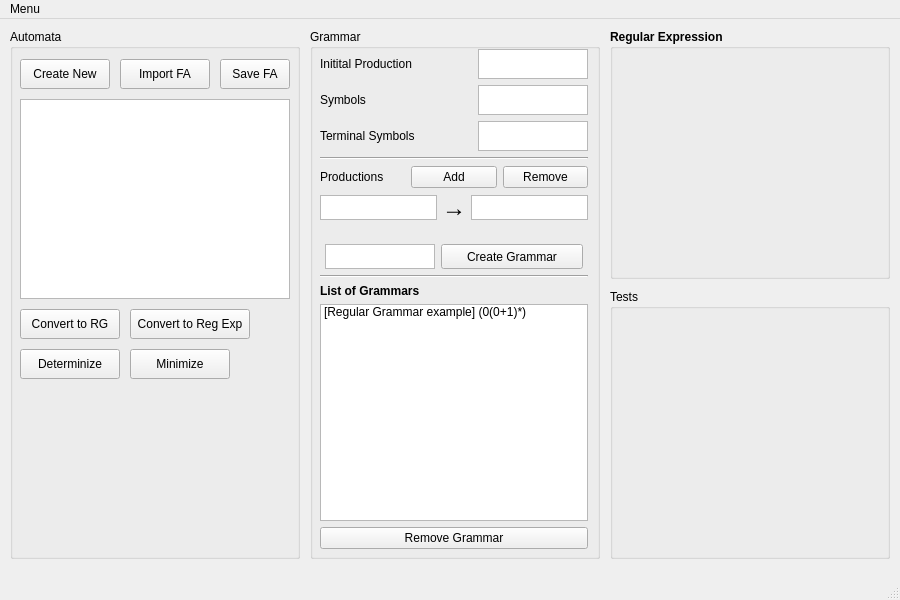
<?xml version="1.0" encoding="UTF-8"?>
<ui version="4.0">
 <class>MainWindow</class>
 <widget class="QMainWindow" name="MainWindow">
  <property name="geometry">
   <rect>
    <x>0</x>
    <y>0</y>
    <width>900</width>
    <height>600</height>
   </rect>
  </property>
  <property name="windowTitle">
   <string>MainWindow</string>
  </property>
  <widget class="QWidget" name="centralwidget">
   <widget class="QGroupBox" name="groupBox">
    <property name="geometry">
     <rect>
      <x>10</x>
      <y>10</y>
      <width>290</width>
      <height>530</height>
     </rect>
    </property>
    <property name="title">
     <string>Automata</string>
    </property>
    <property name="flat">
     <bool>false</bool>
    </property>
    <widget class="QTableWidget" name="tableWidget">
     <property name="geometry">
      <rect>
       <x>10</x>
       <y>70</y>
       <width>270</width>
       <height>200</height>
      </rect>
     </property>
    </widget>
    <widget class="QPushButton" name="btn_create_fa">
     <property name="geometry">
      <rect>
       <x>10</x>
       <y>30</y>
       <width>90</width>
       <height>30</height>
      </rect>
     </property>
     <property name="text">
      <string>Create New</string>
     </property>
     <property name="flat">
      <bool>false</bool>
     </property>
    </widget>
    <widget class="QPushButton" name="btn_import_fa">
     <property name="geometry">
      <rect>
       <x>110</x>
       <y>30</y>
       <width>90</width>
       <height>30</height>
      </rect>
     </property>
     <property name="text">
      <string>Import FA</string>
     </property>
     <property name="flat">
      <bool>false</bool>
     </property>
    </widget>
    <widget class="QPushButton" name="btn_convert_fa_gr">
     <property name="geometry">
      <rect>
       <x>10</x>
       <y>280</y>
       <width>100</width>
       <height>30</height>
      </rect>
     </property>
     <property name="text">
      <string>Convert to RG</string>
     </property>
    </widget>
    <widget class="QPushButton" name="btn_save_fa">
     <property name="geometry">
      <rect>
       <x>210</x>
       <y>30</y>
       <width>70</width>
       <height>30</height>
      </rect>
     </property>
     <property name="text">
      <string>Save FA</string>
     </property>
     <property name="flat">
      <bool>false</bool>
     </property>
    </widget>
    <widget class="QPushButton" name="btn_determinize_fa">
     <property name="geometry">
      <rect>
       <x>10</x>
       <y>320</y>
       <width>100</width>
       <height>30</height>
      </rect>
     </property>
     <property name="text">
      <string>Determinize</string>
     </property>
    </widget>
    <widget class="QPushButton" name="btn_minimize_fa">
     <property name="geometry">
      <rect>
       <x>120</x>
       <y>320</y>
       <width>100</width>
       <height>30</height>
      </rect>
     </property>
     <property name="text">
      <string>Minimize</string>
     </property>
    </widget>
    <widget class="QPushButton" name="btn_convert_fa_regex">
     <property name="geometry">
      <rect>
       <x>120</x>
       <y>280</y>
       <width>120</width>
       <height>30</height>
      </rect>
     </property>
     <property name="text">
      <string>Convert to Reg Exp</string>
     </property>
    </widget>
   </widget>
   <widget class="QGroupBox" name="GrammarGroupBox">
    <property name="geometry">
     <rect>
      <x>310</x>
      <y>10</y>
      <width>290</width>
      <height>530</height>
     </rect>
    </property>
    <property name="font">
     <font>
      <weight>50</weight>
      <bold>false</bold>
     </font>
    </property>
    <property name="title">
     <string>Grammar</string>
    </property>
    <property name="flat">
     <bool>false</bool>
    </property>
    <widget class="QWidget" name="verticalLayoutWidget_3">
     <property name="geometry">
      <rect>
       <x>10</x>
       <y>20</y>
       <width>268</width>
       <height>500</height>
      </rect>
     </property>
     <layout class="QVBoxLayout" name="verticalLayout_2">
      <item>
       <layout class="QVBoxLayout" name="grammar_creation_vlayout">
        <item>
         <layout class="QHBoxLayout" name="horizontalLayout_4">
          <property name="bottomMargin">
           <number>0</number>
          </property>
          <item>
           <widget class="QLabel" name="initialProdLabel">
            <property name="text">
             <string>Initital Production</string>
            </property>
            <property name="margin">
             <number>5</number>
            </property>
           </widget>
          </item>
          <item>
           <widget class="QTextEdit" name="initial_prod_textEdit">
            <property name="maximumSize">
             <size>
              <width>110</width>
              <height>30</height>
             </size>
            </property>
            <property name="font">
             <font>
              <pointsize>12</pointsize>
              <weight>50</weight>
              <bold>false</bold>
             </font>
            </property>
            <property name="verticalScrollBarPolicy">
             <enum>Qt::ScrollBarAlwaysOff</enum>
            </property>
            <property name="horizontalScrollBarPolicy">
             <enum>Qt::ScrollBarAsNeeded</enum>
            </property>
            <property name="sizeAdjustPolicy">
             <enum>QAbstractScrollArea::AdjustToContentsOnFirstShow</enum>
            </property>
           </widget>
          </item>
         </layout>
        </item>
        <item>
         <layout class="QHBoxLayout" name="horizontalLayout_5">
          <item>
           <widget class="QLabel" name="symbolsLabel">
            <property name="text">
             <string>Symbols</string>
            </property>
            <property name="margin">
             <number>5</number>
            </property>
           </widget>
          </item>
          <item>
           <widget class="QTextEdit" name="symbolsTextEdit">
            <property name="sizePolicy">
             <sizepolicy hsizetype="Expanding" vsizetype="Expanding">
              <horstretch>0</horstretch>
              <verstretch>0</verstretch>
             </sizepolicy>
            </property>
            <property name="maximumSize">
             <size>
              <width>110</width>
              <height>30</height>
             </size>
            </property>
            <property name="font">
             <font>
              <pointsize>12</pointsize>
              <weight>50</weight>
              <bold>false</bold>
              <kerning>true</kerning>
             </font>
            </property>
            <property name="layoutDirection">
             <enum>Qt::LeftToRight</enum>
            </property>
            <property name="verticalScrollBarPolicy">
             <enum>Qt::ScrollBarAlwaysOff</enum>
            </property>
           </widget>
          </item>
         </layout>
        </item>
        <item>
         <layout class="QHBoxLayout" name="horizontalLayout_10">
          <property name="bottomMargin">
           <number>0</number>
          </property>
          <item>
           <widget class="QLabel" name="terminalsLabel">
            <property name="text">
             <string>Terminal Symbols   </string>
            </property>
            <property name="margin">
             <number>5</number>
            </property>
           </widget>
          </item>
          <item>
           <widget class="QTextEdit" name="terminalsTextEdit">
            <property name="maximumSize">
             <size>
              <width>110</width>
              <height>30</height>
             </size>
            </property>
            <property name="font">
             <font>
              <pointsize>12</pointsize>
              <weight>50</weight>
              <bold>false</bold>
             </font>
            </property>
            <property name="verticalScrollBarPolicy">
             <enum>Qt::ScrollBarAlwaysOff</enum>
            </property>
           </widget>
          </item>
         </layout>
        </item>
        <item>
         <widget class="Line" name="line">
          <property name="orientation">
           <enum>Qt::Horizontal</enum>
          </property>
         </widget>
        </item>
        <item>
         <layout class="QHBoxLayout" name="horizontalLayout_12">
          <item>
           <widget class="QLabel" name="prodsLabel">
            <property name="text">
             <string>Productions</string>
            </property>
            <property name="margin">
             <number>5</number>
            </property>
           </widget>
          </item>
          <item>
           <widget class="QPushButton" name="btn_add_prod">
            <property name="text">
             <string>Add</string>
            </property>
           </widget>
          </item>
          <item>
           <widget class="QPushButton" name="btn_remove_prod">
            <property name="text">
             <string>Remove</string>
            </property>
           </widget>
          </item>
         </layout>
        </item>
        <item>
         <layout class="QVBoxLayout" name="productionsLayout">
          <property name="spacing">
           <number>5</number>
          </property>
          <property name="bottomMargin">
           <number>0</number>
          </property>
          <item>
           <layout class="QHBoxLayout" name="productionLayout">
            <item>
             <widget class="QTextEdit" name="prodAlphaTextEdit">
              <property name="maximumSize">
               <size>
                <width>16777215</width>
                <height>25</height>
               </size>
              </property>
              <property name="font">
               <font>
                <pointsize>12</pointsize>
                <weight>50</weight>
                <bold>false</bold>
                <stylestrategy>PreferDefault</stylestrategy>
               </font>
              </property>
              <property name="autoFillBackground">
               <bool>false</bool>
              </property>
              <property name="verticalScrollBarPolicy">
               <enum>Qt::ScrollBarAlwaysOff</enum>
              </property>
             </widget>
            </item>
            <item>
             <widget class="QLabel" name="prodArrowLabel">
              <property name="maximumSize">
               <size>
                <width>16777215</width>
                <height>30</height>
               </size>
              </property>
              <property name="font">
               <font>
                <pointsize>18</pointsize>
                <weight>50</weight>
                <bold>false</bold>
               </font>
              </property>
              <property name="text">
               <string>→</string>
              </property>
             </widget>
            </item>
            <item>
             <widget class="QTextEdit" name="prodBetaTextEdit">
              <property name="maximumSize">
               <size>
                <width>16777215</width>
                <height>25</height>
               </size>
              </property>
              <property name="font">
               <font>
                <pointsize>12</pointsize>
                <weight>50</weight>
                <bold>false</bold>
               </font>
              </property>
              <property name="verticalScrollBarPolicy">
               <enum>Qt::ScrollBarAlwaysOff</enum>
              </property>
             </widget>
            </item>
           </layout>
          </item>
         </layout>
        </item>
        <item>
         <widget class="QLabel" name="label">
          <property name="maximumSize">
           <size>
            <width>16777215</width>
            <height>10</height>
           </size>
          </property>
          <property name="text">
           <string/>
          </property>
         </widget>
        </item>
        <item>
         <layout class="QHBoxLayout" name="horizontalLayout_11">
          <property name="leftMargin">
           <number>5</number>
          </property>
          <property name="topMargin">
           <number>0</number>
          </property>
          <property name="rightMargin">
           <number>5</number>
          </property>
          <property name="bottomMargin">
           <number>0</number>
          </property>
          <item>
           <widget class="QTextEdit" name="textEdit">
            <property name="maximumSize">
             <size>
              <width>110</width>
              <height>25</height>
             </size>
            </property>
            <property name="toolTip">
             <string/>
            </property>
            <property name="statusTip">
             <string/>
            </property>
            <property name="whatsThis">
             <string/>
            </property>
            <property name="accessibleName">
             <string/>
            </property>
            <property name="accessibleDescription">
             <string/>
            </property>
           </widget>
          </item>
          <item>
           <widget class="QPushButton" name="btn_create_grammar">
            <property name="minimumSize">
             <size>
              <width>0</width>
              <height>25</height>
             </size>
            </property>
            <property name="font">
             <font>
              <pointsize>9</pointsize>
              <weight>50</weight>
              <bold>false</bold>
             </font>
            </property>
            <property name="text">
             <string>Create Grammar</string>
            </property>
           </widget>
          </item>
         </layout>
        </item>
       </layout>
      </item>
      <item>
       <widget class="Line" name="line_2">
        <property name="orientation">
         <enum>Qt::Horizontal</enum>
        </property>
       </widget>
      </item>
      <item>
       <widget class="QLabel" name="grammarListLabel">
        <property name="font">
         <font>
          <weight>75</weight>
          <bold>true</bold>
         </font>
        </property>
        <property name="text">
         <string>List of Grammars</string>
        </property>
       </widget>
      </item>
      <item>
       <widget class="QListWidget" name="grammarsWidgetList">
        <item>
         <property name="text">
          <string>[Regular Grammar example] (0(0+1)*)</string>
         </property>
        </item>
       </widget>
      </item>
      <item>
       <widget class="QPushButton" name="btn_remove_grammar">
        <property name="text">
         <string>Remove Grammar</string>
        </property>
       </widget>
      </item>
     </layout>
    </widget>
   </widget>
   <widget class="QGroupBox" name="groupBox_3">
    <property name="geometry">
     <rect>
      <x>610</x>
      <y>10</y>
      <width>280</width>
      <height>250</height>
     </rect>
    </property>
    <property name="font">
     <font>
      <weight>75</weight>
      <bold>true</bold>
     </font>
    </property>
    <property name="title">
     <string>Regular Expression</string>
    </property>
    <property name="flat">
     <bool>false</bool>
    </property>
   </widget>
   <widget class="QGroupBox" name="groupBox_4">
    <property name="geometry">
     <rect>
      <x>610</x>
      <y>270</y>
      <width>280</width>
      <height>270</height>
     </rect>
    </property>
    <property name="title">
     <string>Tests</string>
    </property>
    <property name="flat">
     <bool>false</bool>
    </property>
   </widget>
  </widget>
  <widget class="QMenuBar" name="menubar">
   <property name="geometry">
    <rect>
     <x>0</x>
     <y>0</y>
     <width>900</width>
     <height>20</height>
    </rect>
   </property>
   <widget class="QMenu" name="menuMenu">
    <property name="title">
     <string>Menu</string>
    </property>
   </widget>
   <addaction name="menuMenu"/>
  </widget>
  <widget class="QStatusBar" name="statusbar"/>
 </widget>
 <resources/>
 <connections/>
</ui>
